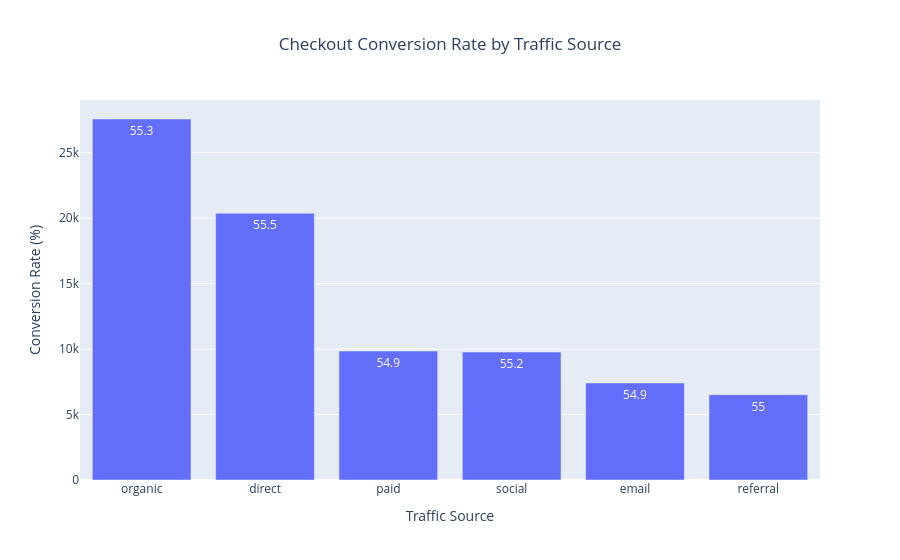

Notebook code for this chart:
### Markdown cell above
#### Hypothese 3 
(Traffic Source Impact): Conversion from add_to_cart to checkout may vary depending on the traffic source, as different channels bring users with different levels of purchase intent.

##### Analysis Approach
Conversion rates were calculated at the session level for each traffic source by dividing the number of sessions that reached checkout by the total number of sessions with add_to_cart.

### Code cell
conversion_by_source = (
    df_funnel
    .groupby("source")
    .agg(
        total=("session_id", "nunique"),
        checkout=("status", lambda x: x.isin(["checkout_only", "purchase"]).sum())
    )
    .reset_index()
)
conversion_by_source["conversion_rate"] = (conversion_by_source["checkout"] / conversion_by_source["total"])*100

fig_by_source = px.bar(
    conversion_by_source.sort_values("total", ascending=False),
    x="source",
    y="total",
    text=conversion_by_source["conversion_rate"].round(1),
    title="Sessions by Traffic Source with Conversion Rate"
)
fig_by_source.update_layout(
    title={
        "text": "Checkout Conversion Rate by Traffic Source",
        "x": 0.5,
        "xanchor": "center"
    }
)
fig_by_source.update_layout(
    xaxis_title="Traffic Source",
    yaxis_title="Conversion Rate (%)"
)

fig_by_source.show()

### Figure 1 — Plotly figure (JSON) as saved in the notebook; plotly's stock layout.template omitted (floating-point values rounded to 4 significant figures)
{"data": [{"hovertemplate": "source=%{x}<br>total=%{y}<br>text=%{text}<extra></extra>", "legendgroup": "", "marker": {"color": "#636efa", "pattern": {"shape": ""}}, "name": "", "orientation": "v", "showlegend": false, "text": [55.3, 55.5, 54.9, 55.2, 54.9, 55.0], "textposition": "auto", "type": "bar", "x": ["organic", "direct", "paid", "social", "email", "referral"], "xaxis": "x", "y": [27580, 20380, 9854, 9779, 7412, 6513], "yaxis": "y"}], "layout": {"barmode": "relative", "legend": {"tracegroupgap": 0}, "title": {"text": "Checkout Conversion Rate by Traffic Source", "x": 0.5, "xanchor": "center"}, "xaxis": {"anchor": "y", "domain": [0, 1], "title": {"text": "Traffic Source"}}, "yaxis": {"anchor": "x", "domain": [0, 1], "title": {"text": "Conversion Rate (%)"}}}}
